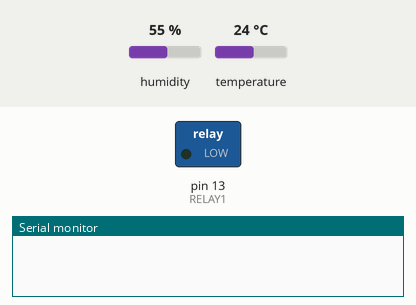
Simulated run of this sketch. Board: Arduino Uno, built with avr-gcc and run on an emulated ATmega328P. Shown: switched loads named in the sketch (green lamp = pin HIGH), the last lines printed to the serial monitor. The inputs (shaded band) are chosen by the test bench; at power-on: humidity 55 %, temperature 24 °C.

Above: at 0.1 s.
At 2.1 s:
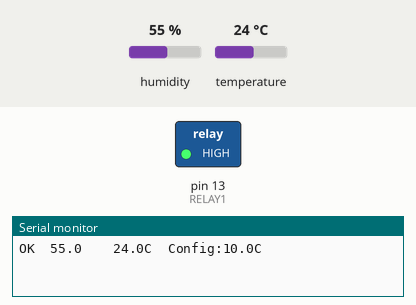
Timing chart, 0 to 3.6 s (numbered marks = the images above):
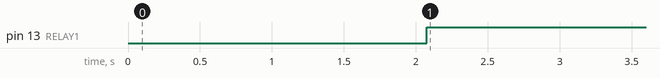

The sketch:

temperature_powerrelay.ino
```cpp
#include <DHT.h>
#include <SoftwareSerial.h>

DHT dht;

int RELAY1 = 13;
int relay1_status = 0;
float THRESHHOLD_C = 10.0;

SoftwareSerial mySerial(3,2); // pin 2 = TX, pin 3 = RX (unused)
char buffer[20];

void setup()
{
  Serial.begin(9600);
  mySerial.begin(9600); // set up serial port for 9600 baud

  dht.setup(8); // temperature, humidity sensor

  relay1_status = 0;
  pinMode(RELAY1, OUTPUT);

}

char * floatToString(char * outstr, double val, byte precision, byte widthp)
{
 char temp[20];
 byte i;

 // compute the rounding factor and fractional multiplier
 double roundingFactor = 0.5;
 unsigned long mult = 1;
 for (i = 0; i < precision; i++)
 {
   roundingFactor /= 10.0;
   mult *= 10;
 }

 temp[0]='\0';
 outstr[0]='\0';

 if(val < 0.0){
   strcpy(outstr,"-\0");
   val = -val;
 }

 val += roundingFactor;

 strcat(outstr, itoa(int(val),temp,10));  //prints the int part

 if( precision > 0)
 {
   strcat(outstr, ".\0"); // print the decimal point
   unsigned long frac;
   unsigned long mult = 1;
   byte padding = precision -1;

   while(precision--)
     mult *=10;

   if(val >= 0)
     frac = (val - int(val)) * mult;
   else
     frac = (int(val)- val ) * mult;
   unsigned long frac1 = frac;

   while(frac1 /= 10)
     padding--;

   while(padding--)
     strcat(outstr,"0\0");

   strcat(outstr,itoa(frac,temp,10));
 }

 // generate space padding
 if ((widthp != 0)&&(widthp >= strlen(outstr))){
   byte J=0;
   J = widthp - strlen(outstr);

   for (i=0; i< J; i++) {
     temp[i] = ' ';
   }

   temp[i++] = '\0';
   strcat(temp,outstr);
   strcpy(outstr,temp);
 }

 return outstr;
}

void loop()
{

  delay(dht.getMinimumSamplingPeriod());

  float humidity = dht.getHumidity();
  float temperature = dht.getTemperature();

  Serial.print(dht.getStatusString());
  Serial.print("\t");
  Serial.print(humidity, 1);
  Serial.print("\t\t");
  Serial.print(temperature, 1);
  Serial.print("C");

  mySerial.write(254); // move cursor to beginning of first line
  mySerial.write(128);

  mySerial.write("################"); // clear display
  mySerial.write("                ");

  mySerial.write(254); // move cursor to beginning of first line
  mySerial.write(128);

  mySerial.write(floatToString(buffer,temperature,2,6));
  mySerial.write('C');
  mySerial.write(floatToString(buffer,humidity,2,6));
  mySerial.write('%');//mySerial.write("% ");
  mySerial.write(' ');
  mySerial.write(relay1_status + '0');
  mySerial.write("Config: ");
  mySerial.write(floatToString(buffer,THRESHHOLD_C,2,6));
  mySerial.write('C');

  Serial.print("\tConfig:");
  Serial.print(THRESHHOLD_C, 1);
  Serial.println("C\t\t");

  if (temperature >= THRESHHOLD_C && relay1_status == 0)
  {
    digitalWrite(RELAY1, HIGH);   // turn the LED on (HIGH is the voltage level)
    relay1_status = 1;
  }
  else if (temperature < THRESHHOLD_C)
  {
    //Just wait for 10 secounds because it's very annoying switcing back within short time.
    delay(10000);
    digitalWrite(RELAY1, LOW);   // turn the LED on (HIGH is the voltage level)
    relay1_status = 0;
  }

}
```

Measured:
- by itself, pin 13 (RELAY1): LOW → HIGH at 2.1 s
